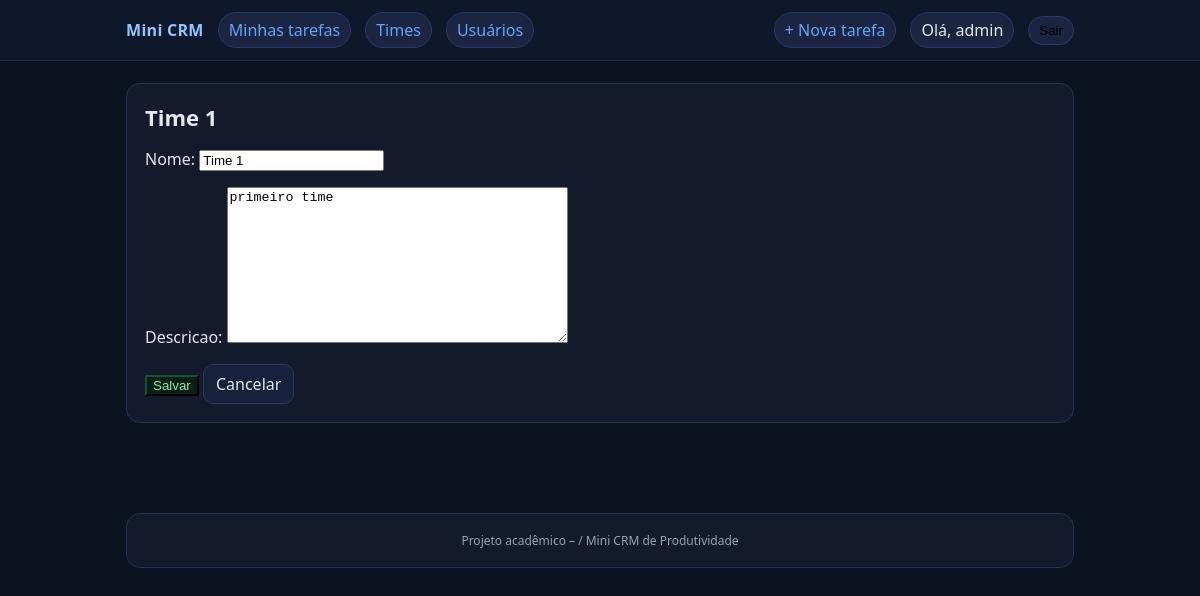
/tarefas/times/1/editar/ (signed in), run on the app's committed database.
### core/models.py (models this page shows)
class Time(models.Model):
    nome = models.CharField(max_length=100)
    descricao = models.TextField()
    def __str__(self):
        return self.nome

### core/views.py (the view)
# urls.py: path('times/<int:pk>/editar/', TimeUpdateView.as_view(), name='time_update'),
@method_decorator(staff_member_required, name='dispatch')
class TimeUpdateView(UpdateView):
    model = Time
    fields = ['nome', 'descricao']
    template_name = 'time_form.html'
    success_url = reverse_lazy('time_list')

### core/templates/time_form.html (shortened to what this page needs)
{% extends "base.html" %}
{% block content %}
  <div class="card">
    <h1>{{ view.object|default:'Novo Time' }}</h1>
    <form method="post">
      {{ form.as_p }}
      <button class="btn-ok" type="submit">Salvar</button>
      <a class="btn" href="{% url 'time_list' %}">Cancelar</a>
    </form>
  </div>
{% endblock %}

### core/templates/base.html (shortened to what this page needs)
{% load static %}
<!doctype html>
<html lang="pt-br">
<head>
</head>
<body>
  <header>
    <div class="nav">
      <div class="nav-left">
        <a class="brand" href="{% url 'home' %}">Mini CRM</a>
        <a class="pill" href="{% url 'listar_tarefas' %}">Minhas tarefas</a>
        {% if user.is_staff %}
          <a class="pill" href="{% url 'time_list' %}">Times</a>
          <a class="pill" href="{% url 'usuario_list' %}">Usuários</a>
        {% endif %}
      </div>
      <div class="nav-right">
        {% if user.is_authenticated %}
          <a class="pill" href="{% url 'criar_tarefa' %}">+ Nova tarefa</a>
          <span class="pill">Olá, {{ user.get_username }}</span>
          <form action="{% url 'logout' %}" method="post" style="margin:0;">
            <button class="pill" type="submit">Sair</button>
          </form>
        {% else %}
          <a class="pill" href="{% url 'login' %}">Entrar</a>
          <a class="pill" href="{% url 'registrar' %}">Registrar</a>
        {% endif %}
      </div>
    </div>
</header>
  <div class="container">
    {% block content %}{% endblock %}
  </div>
  <footer>
    <div class="container">
      <div class="card">Projeto acadêmico – / Mini CRM de Produtividade</div>
    </div>
  </footer>
</body>
</html>

### core/templates/base.html (style rules this page uses)
:root { --bg:#0b1220; --card:#121a2b; --muted:#94a3b8; --text:#e2e8f0; --brand:#60a5fa; --ok:#22c55e; --warn:#f59e0b; --err:#ef4444; }
* { box-sizing: border-box; }
body { margin:0; background: var(--bg); color: var(--text); font-family: system-ui, -apple-system, Segoe UI, Roboto, Arial, sans-serif; }
a { color: var(--brand); text-decoration: none; }
header { background: #0f172a; border-bottom: 1px solid #1f2a44; }
.nav { max-width: 980px; margin: 0 auto; padding: 12px 16px; display: flex; gap: 14px; align-items: center; justify-content: space-between; }
.nav-left, .nav-right { display:flex; gap:14px; align-items:center; }
.brand { font-weight: 700; letter-spacing: .3px; color: #93c5fd; }
.pill { padding: 6px 10px; background: #1b2440; border: 1px solid #2a3a66; border-radius: 999px; }
.container { max-width: 980px; margin: 22px auto; padding: 0 16px 28px; }
.card { background: var(--card); border: 1px solid #223154; border-radius: 14px; padding: 18px; }
h1 { font-size: 22px; margin: 0 0 14px; }
.btn { display:inline-block; padding:8px 12px; border-radius:10px; border:1px solid #2a3a66; background:#18213b; color:var(--text); }
.btn-ok { border-color:#14532d; background:#0a1f14; color:#86efac; }
footer { color: var(--muted); font-size: 12px; text-align:center; padding: 18px 0 32px; }

### data on the page
Time: object "Time 1", nome "Time 1", descricao "primeiro time"

### other printed values
{{ user.get_username }} "admin"
